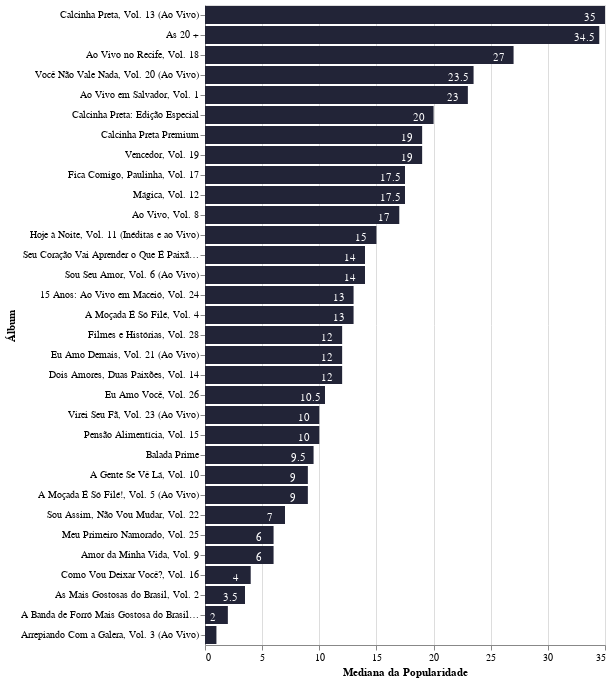

Here is the notebook cell this chart was saved with:
### Code cell
data_groupby_album_chart =  data_groupby[data_groupby['album_type'] ==  'album']

bars = alt.Chart(data_groupby_album_chart).mark_bar(color = '#222437').encode(
    x=alt.X('median(popularity):Q', axis = alt.Axis(title='Mediana da Popularidade')),
    y=alt.Y('album:O', sort='-x', axis = alt.Axis(title='Álbum'))
)
text = alt.Chart(data_groupby_album_chart).mark_text(dx=-15, dy=3, color='white').encode(
    x=alt.X('median(popularity):Q', axis = alt.Axis(title='Mediana da Popularidade')),
    y=alt.Y('album:O', sort='-x', axis = alt.Axis(title='Álbum')),
    text=alt.Text('median(popularity):Q')
)
bars + text

### Figure 1 — Vega-Lite specification as saved in the notebook (floating-point values rounded to 4 significant figures; data arrays with more than 128 entries replaced by an {"elided": "..."} marker saying what was removed)
{"config": {"view": {"continuousWidth": 400, "continuousHeight": 300}}, "layer": [{"mark": {"type": "bar", "color": "#222437"}, "encoding": {"x": {"type": "quantitative", "aggregate": "median", "axis": {"title": "Mediana da Popularidade"}, "field": "popularity"}, "y": {"type": "ordinal", "axis": {"title": "Álbum"}, "field": "album", "sort": "-x"}}}, {"mark": {"type": "text", "color": "white", "dx": -15, "dy": 3}, "encoding": {"text": {"type": "quantitative", "aggregate": "median", "field": "popularity"}, "x": {"type": "quantitative", "aggregate": "median", "axis": {"title": "Mediana da Popularidade"}, "field": "popularity"}, "y": {"type": "ordinal", "axis": {"title": "Álbum"}, "field": "album", "sort": "-x"}}}], "data": {"name": "data-c4806b6b0b4433699b44c1dc4383010e"}, "$schema": "https://vega.github.io/schema/vega-lite/v4.8.1.json", "datasets": {"data-c4806b6b0b4433699b44c1dc4383010e": {"elided": "461 records"}}}
